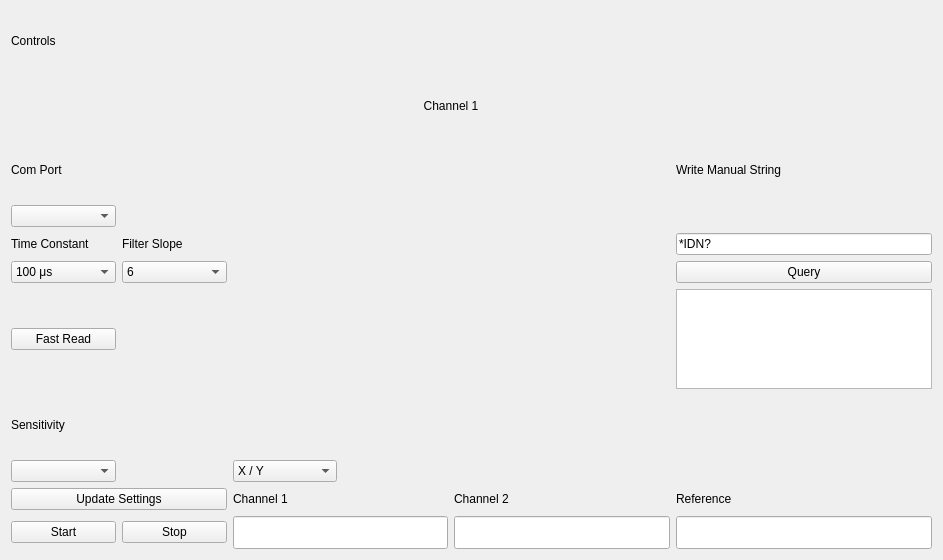
<?xml version="1.0" encoding="UTF-8"?>
<ui version="4.0">
 <class>Form</class>
 <widget class="QWidget" name="Form">
  <property name="geometry">
   <rect>
    <x>0</x>
    <y>0</y>
    <width>943</width>
    <height>560</height>
   </rect>
  </property>
  <property name="windowTitle">
   <string>Form</string>
  </property>
  <layout class="QGridLayout" name="gridLayout">
   <item row="8" column="0">
    <widget class="QLabel" name="label_2">
     <property name="text">
      <string>Time Constant</string>
     </property>
    </widget>
   </item>
   <item row="14" column="6" colspan="2">
    <widget class="QLineEdit" name="ref_lnedt">
     <property name="font">
      <font>
       <pointsize>16</pointsize>
      </font>
     </property>
     <property name="alignment">
      <set>Qt::AlignRight|Qt::AlignTrailing|Qt::AlignVCenter</set>
     </property>
    </widget>
   </item>
   <item row="11" column="0">
    <widget class="QLabel" name="label_4">
     <property name="text">
      <string>Sensitivity</string>
     </property>
    </widget>
   </item>
   <item row="14" column="2" colspan="2">
    <widget class="QLineEdit" name="ch1_lnedt">
     <property name="maximumSize">
      <size>
       <width>16777215</width>
       <height>16777215</height>
      </size>
     </property>
     <property name="font">
      <font>
       <pointsize>16</pointsize>
      </font>
     </property>
     <property name="alignment">
      <set>Qt::AlignRight|Qt::AlignTrailing|Qt::AlignVCenter</set>
     </property>
    </widget>
   </item>
   <item row="0" column="0">
    <widget class="QLabel" name="label">
     <property name="text">
      <string>Controls</string>
     </property>
    </widget>
   </item>
   <item row="13" column="2">
    <widget class="QLabel" name="label_7">
     <property name="text">
      <string>Channel 1</string>
     </property>
    </widget>
   </item>
   <item row="8" column="1">
    <widget class="QLabel" name="label_6">
     <property name="text">
      <string>Filter Slope</string>
     </property>
    </widget>
   </item>
   <item row="14" column="4" colspan="2">
    <widget class="QLineEdit" name="ch2_lnedt">
     <property name="font">
      <font>
       <pointsize>16</pointsize>
      </font>
     </property>
     <property name="alignment">
      <set>Qt::AlignRight|Qt::AlignTrailing|Qt::AlignVCenter</set>
     </property>
    </widget>
   </item>
   <item row="9" column="0">
    <widget class="QComboBox" name="time_constant_cbx">
     <item>
      <property name="text">
       <string>100 μs</string>
      </property>
     </item>
     <item>
      <property name="text">
       <string>300 μs</string>
      </property>
     </item>
     <item>
      <property name="text">
       <string>1     ms</string>
      </property>
     </item>
     <item>
      <property name="text">
       <string>3     ms</string>
      </property>
     </item>
     <item>
      <property name="text">
       <string>10   ms</string>
      </property>
     </item>
     <item>
      <property name="text">
       <string>30   ms</string>
      </property>
     </item>
     <item>
      <property name="text">
       <string>100 ms</string>
      </property>
     </item>
     <item>
      <property name="text">
       <string>300 ms</string>
      </property>
     </item>
     <item>
      <property name="text">
       <string>1        s</string>
      </property>
     </item>
     <item>
      <property name="text">
       <string>3        s</string>
      </property>
     </item>
     <item>
      <property name="text">
       <string>10      s</string>
      </property>
     </item>
     <item>
      <property name="text">
       <string>30      s</string>
      </property>
     </item>
     <item>
      <property name="text">
       <string>100    s</string>
      </property>
     </item>
     <item>
      <property name="text">
       <string>300    s</string>
      </property>
     </item>
     <item>
      <property name="text">
       <string>1      ks</string>
      </property>
     </item>
     <item>
      <property name="text">
       <string>3      ks</string>
      </property>
     </item>
     <item>
      <property name="text">
       <string>10    ks</string>
      </property>
     </item>
     <item>
      <property name="text">
       <string>30    ks</string>
      </property>
     </item>
    </widget>
   </item>
   <item row="9" column="1">
    <widget class="QComboBox" name="filter_slope_cbx">
     <item>
      <property name="text">
       <string>6</string>
      </property>
     </item>
     <item>
      <property name="text">
       <string>12</string>
      </property>
     </item>
     <item>
      <property name="text">
       <string>18</string>
      </property>
     </item>
     <item>
      <property name="text">
       <string>24</string>
      </property>
     </item>
    </widget>
   </item>
   <item row="14" column="0">
    <widget class="QPushButton" name="start_btn">
     <property name="text">
      <string>Start</string>
     </property>
    </widget>
   </item>
   <item row="13" column="4">
    <widget class="QLabel" name="label_8">
     <property name="text">
      <string>Channel 2</string>
     </property>
    </widget>
   </item>
   <item row="13" column="6">
    <widget class="QLabel" name="label_9">
     <property name="text">
      <string>Reference</string>
     </property>
    </widget>
   </item>
   <item row="12" column="0">
    <widget class="QComboBox" name="sensitivity_cbx"/>
   </item>
   <item row="13" column="0" colspan="2">
    <widget class="QPushButton" name="update_settings_btn">
     <property name="text">
      <string>Update Settings</string>
     </property>
    </widget>
   </item>
   <item row="10" column="6" colspan="2">
    <widget class="QPlainTextEdit" name="read_str_textedit">
     <property name="maximumSize">
      <size>
       <width>300</width>
       <height>100</height>
      </size>
     </property>
    </widget>
   </item>
   <item row="9" column="6" colspan="2">
    <widget class="QPushButton" name="query_btn">
     <property name="maximumSize">
      <size>
       <width>300</width>
       <height>16777215</height>
      </size>
     </property>
     <property name="text">
      <string>Query</string>
     </property>
    </widget>
   </item>
   <item row="8" column="6" colspan="2">
    <widget class="QLineEdit" name="write_str_lnedt">
     <property name="maximumSize">
      <size>
       <width>300</width>
       <height>16777215</height>
      </size>
     </property>
     <property name="text">
      <string>*IDN?</string>
     </property>
    </widget>
   </item>
   <item row="6" column="6" colspan="2">
    <widget class="QLabel" name="label_5">
     <property name="text">
      <string>Write Manual String</string>
     </property>
    </widget>
   </item>
   <item row="12" column="2">
    <widget class="QComboBox" name="outputs_selector">
     <item>
      <property name="text">
       <string>X / Y</string>
      </property>
     </item>
     <item>
      <property name="text">
       <string>R / θ</string>
      </property>
     </item>
     <item>
      <property name="text">
       <string>Manual</string>
      </property>
     </item>
    </widget>
   </item>
   <item row="14" column="1">
    <widget class="QPushButton" name="stop_btn">
     <property name="text">
      <string>Stop</string>
     </property>
    </widget>
   </item>
   <item row="6" column="2" rowspan="6" colspan="4">
    <widget class="PlotWidget" name="PlotWidget" native="true"/>
   </item>
   <item row="7" column="0">
    <widget class="QComboBox" name="visa_resource_cbx"/>
   </item>
   <item row="6" column="0">
    <widget class="QLabel" name="label_3">
     <property name="text">
      <string>Com Port</string>
     </property>
    </widget>
   </item>
   <item row="1" column="3" colspan="2">
    <widget class="QLabel" name="label_10">
     <property name="text">
      <string>Channel 1</string>
     </property>
     <property name="alignment">
      <set>Qt::AlignCenter</set>
     </property>
    </widget>
   </item>
   <item row="10" column="0">
    <widget class="QPushButton" name="pushButton">
     <property name="text">
      <string>Fast Read</string>
     </property>
    </widget>
   </item>
  </layout>
 </widget>
 <customwidgets>
  <customwidget>
   <class>PlotWidget</class>
   <extends>QWidget</extends>
   <header>padmr.supp.CustomWidgets.h</header>
   <container>1</container>
  </customwidget>
 </customwidgets>
 <resources/>
 <connections>
  <connection>
   <sender>query_btn</sender>
   <signal>clicked()</signal>
   <receiver>Form</receiver>
   <slot>query_btn_clicked()</slot>
   <hints>
    <hint type="sourcelabel">
     <x>931</x>
     <y>273</y>
    </hint>
    <hint type="destinationlabel">
     <x>686</x>
     <y>125</y>
    </hint>
   </hints>
  </connection>
  <connection>
   <sender>visa_resource_cbx</sender>
   <signal>activated(QString)</signal>
   <receiver>Form</receiver>
   <slot>com_port_cbx_activated(QString)</slot>
   <hints>
    <hint type="sourcelabel">
     <x>84</x>
     <y>207</y>
    </hint>
    <hint type="destinationlabel">
     <x>181</x>
     <y>130</y>
    </hint>
   </hints>
  </connection>
  <connection>
   <sender>update_settings_btn</sender>
   <signal>clicked()</signal>
   <receiver>Form</receiver>
   <slot>update_settings_btn_clicked()</slot>
   <hints>
    <hint type="sourcelabel">
     <x>119</x>
     <y>477</y>
    </hint>
    <hint type="destinationlabel">
     <x>223</x>
     <y>294</y>
    </hint>
   </hints>
  </connection>
  <connection>
   <sender>outputs_selector</sender>
   <signal>activated(int)</signal>
   <receiver>Form</receiver>
   <slot>output_selector_activated(int)</slot>
   <hints>
    <hint type="sourcelabel">
     <x>316</x>
     <y>467</y>
    </hint>
    <hint type="destinationlabel">
     <x>349</x>
     <y>422</y>
    </hint>
   </hints>
  </connection>
  <connection>
   <sender>start_btn</sender>
   <signal>clicked()</signal>
   <receiver>Form</receiver>
   <slot>start_btn_clicked()</slot>
   <hints>
    <hint type="sourcelabel">
     <x>90</x>
     <y>525</y>
    </hint>
    <hint type="destinationlabel">
     <x>138</x>
     <y>528</y>
    </hint>
   </hints>
  </connection>
  <connection>
   <sender>stop_btn</sender>
   <signal>clicked()</signal>
   <receiver>Form</receiver>
   <slot>stop_btn_clicked()</slot>
   <hints>
    <hint type="sourcelabel">
     <x>177</x>
     <y>518</y>
    </hint>
    <hint type="destinationlabel">
     <x>201</x>
     <y>501</y>
    </hint>
   </hints>
  </connection>
  <connection>
   <sender>pushButton</sender>
   <signal>clicked()</signal>
   <receiver>Form</receiver>
   <slot>collect_fast_data()</slot>
   <hints>
    <hint type="sourcelabel">
     <x>94</x>
     <y>335</y>
    </hint>
    <hint type="destinationlabel">
     <x>100</x>
     <y>357</y>
    </hint>
   </hints>
  </connection>
 </connections>
 <slots>
  <slot>query_btn_clicked()</slot>
  <slot>com_port_cbx_activated(QString)</slot>
  <slot>update_settings_btn_clicked()</slot>
  <slot>output_selector_activated(int)</slot>
  <slot>start_btn_clicked()</slot>
  <slot>stop_btn_clicked()</slot>
  <slot>collect_fast_data()</slot>
 </slots>
</ui>
